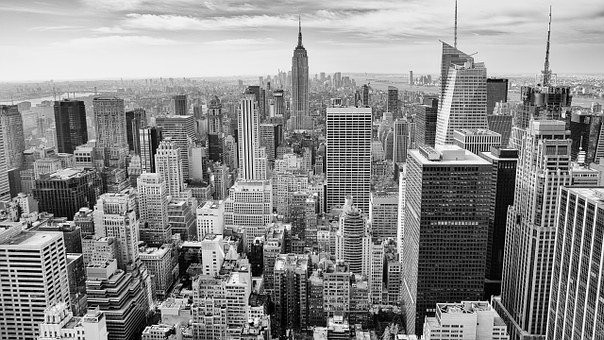
//> input picture histogramas/ciudad.jpg, 604 x 340 px
$ ./histograma   (built with g++ and OpenCV 4)
//> lines starting //> are read from the running program, lines starting //| are printed output that depends on the picture
#include <iostream>
#include <opencv2/opencv.hpp>
using namespace cv;

//Para compilar
//g++ -o histograma histograma.cpp -lopencv_core -lopencv_imgproc -lopencv_highgui -lopencv_imgcodecs -lopencv_videoio
void plotHist(Mat &hist, const char* title)
{
  //Grafica los histogramas
  Mat graf(800, 1024 , CV_8UC3, Scalar(50, 50, 50));
  namedWindow(title, WINDOW_AUTOSIZE);

  int scalax = cvRound(graf.cols/255);
  normalize(hist, hist, 0, graf.rows, NORM_MINMAX);
  for (size_t i = 1; i < hist.rows; i++)
  {
    line(graf, Point((i-1)*scalax,
        cvRound(graf.rows-hist.at<double>(i-1))),
        Point((i)*scalax,
        cvRound(graf.rows-hist.at<double>(i))),
        Scalar(50, 50, 255), 2);
  }

  imshow(title, graf);
}


int main()
{
  Mat a = imread("ciudad.jpg", CV_8UC1);
//> a is the input picture: 340 rows x 604 cols, CV_8UC1; min 0, max 255, mean 139.4
  Mat hist(256, 1, CV_64F);
  Mat histAcum(256, 1, CV_64F, Scalar(0));
  hist = 0;
  namedWindow("imagen", WINDOW_AUTOSIZE);
  int intensidad;

  //Histograma normal
  for (size_t i = 0; i < a.rows; i++)
  {
    for (size_t j = 0; j < a.cols; j++)
    {
        intensidad = a.at<unsigned char>(i, j);
        hist.at<double>(intensidad) += 1;
    }
  }
//> this loop made 340 passes
//> intensidad on passes 1 to 3: 213, 212, 209
//> after the loop, intensidad = 65; hist = 256 values, max 2174 at index 239, min 110 at index 254, mean 802.2

  //hitograma acumulativo
  histAcum.at<double>(0) += hist.at<double>(0);
//> histAcum = 256 values, max 1387 at index 0, min 0 at index 1, mean 5.42
  for (size_t i = 1; i < hist.rows; i++)
  {
    histAcum.at<double>(i) = histAcum.at<double>(i - 1) + hist.at<double>(i);
  }
//> after the loop, histAcum = 256 values from 1387 to 205360


  plotHist(hist, "Histo");
//> in plotHist, `normalize(hist, hist, 0, graf.rows, NORM_MINMAX);`: hist = 256 values, max 800 at index 239, min 0 at index 254, mean 268.3
//> after the loop in plotHist, `for (size_t i = 1; i < hist.rows; i++)`:
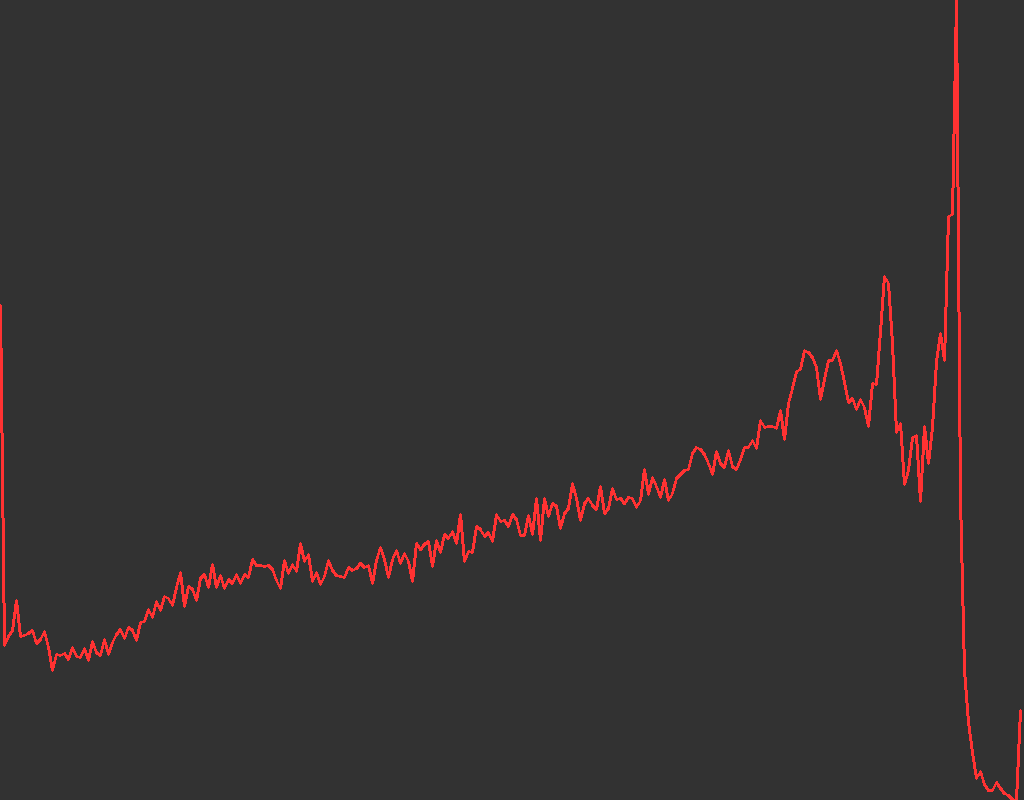
//> graf: 800 rows x 1024 cols, CV_8UC3; mean B, G, R 50, 50, 53.6
  plotHist(histAcum, "Acum");
//> call 2 of plotHist, with title = "Acum"
//> in plotHist (call 2), `normalize(hist, hist, 0, graf.rows, NORM_MINMAX);`: hist = 256 values from 0 to 800
//> after the loop in plotHist (call 2), `for (size_t i = 1; i < hist.rows; i++)`:
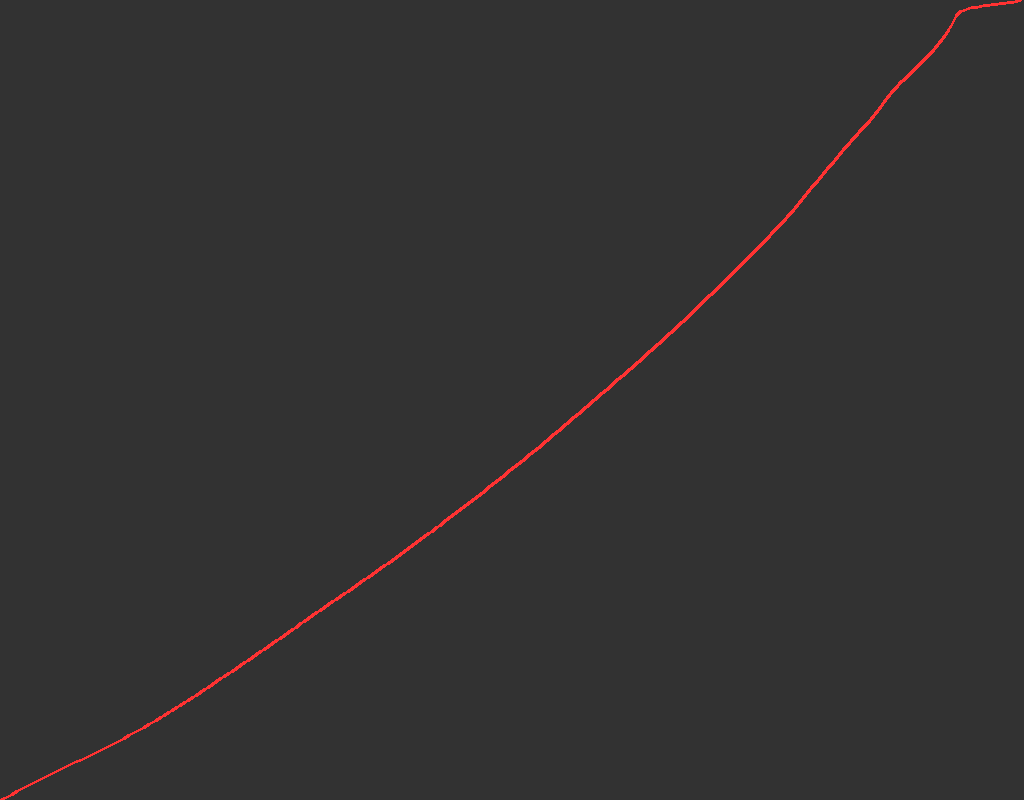
//> graf: 800 rows x 1024 cols, CV_8UC3; mean B, G, R 50, 50, 51.1
//> histAcum = 256 values from 0 to 800

  imshow("imagen", a);
  waitKey(0);
  destroyAllWindows();
  return 0;
}
